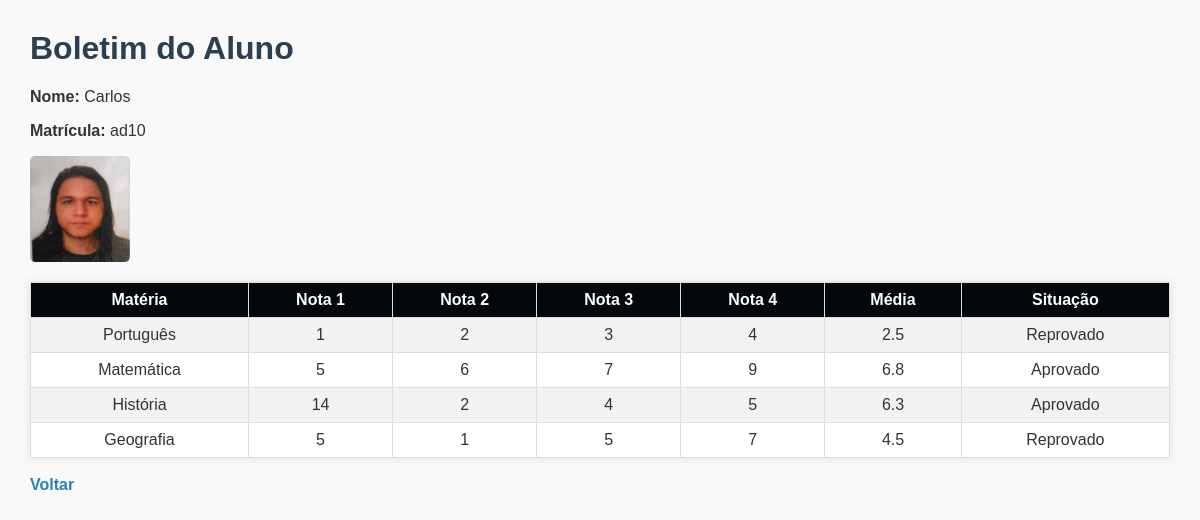
Page /buscar.php?matricula=ad10 (signed in) on the committed database.
### tables this page shows
CREATE TABLE `alunos` (
  `id` int(11) NOT NULL,
  `matricula` varchar(20) DEFAULT NULL,
  `nome` varchar(100) DEFAULT NULL,
  `foto` varchar(255) DEFAULT NULL,
  `port1` float DEFAULT NULL,
  `port2` float DEFAULT NULL,
  `port3` float DEFAULT NULL,
  `port4` float DEFAULT NULL,
  `mat1` float DEFAULT NULL,
  `mat2` float DEFAULT NULL,
  `mat3` float DEFAULT NULL,
  `mat4` float DEFAULT NULL,
  `hist1` float DEFAULT NULL,
  `hist2` float DEFAULT NULL,
  `hist3` float DEFAULT NULL,
  `hist4` float DEFAULT NULL,
  `geo1` float DEFAULT NULL,
  `geo2` float DEFAULT NULL,
  `geo3` float DEFAULT NULL,
  `geo4` float DEFAULT NULL
);

### buscar.php (the view, shortened to what this page needs)
<?php
include 'db.php';
$matricula = mysqli_real_escape_string($conn, $_GET['matricula']);
$sql = "SELECT * FROM alunos WHERE matricula = '$matricula'";
$result = mysqli_query($conn, $sql);
$aluno = mysqli_fetch_assoc($result);
$media_port = ($aluno['port1'] + $aluno['port2'] + $aluno['port3'] + $aluno['port4']) / 4;
$situacao_port = $media_port >= 6 ? "Aprovado" : "Reprovado";
$media_mat = ($aluno['mat1'] + $aluno['mat2'] + $aluno['mat3'] + $aluno['mat4']) / 4;
$situacao_mat = $media_mat >= 6 ? "Aprovado" : "Reprovado";
$media_hist = ($aluno['hist1'] + $aluno['hist2'] + $aluno['hist3'] + $aluno['hist4']) / 4;
$situacao_hist = $media_hist >= 6 ? "Aprovado" : "Reprovado";
$media_geo = ($aluno['geo1'] + $aluno['geo2'] + $aluno['geo3'] + $aluno['geo4']) / 4;
$situacao_geo = $media_geo >= 6 ? "Aprovado" : "Reprovado";
?>
<!DOCTYPE html>
<html lang="pt-br">
<head>
    <link rel="stylesheet" href="style.css">
</head>
<body>
    <h1>Boletim do Aluno</h1>
    <p><strong>Nome:</strong> <?php echo $aluno['nome']; ?></p>
    <p><strong>Matrícula:</strong> <?php echo $aluno['matricula']; ?></p>
    <?php if ($aluno['foto']) { ?>
        <p><img src="uploads/<?php echo $aluno['foto']; ?>" width="100"></p>
    <?php } ?>
    <table border="1" cellpadding="10">
        <tr>
            <th>Matéria</th>
            <th>Nota 1</th>
            <th>Nota 2</th>
            <th>Nota 3</th>
            <th>Nota 4</th>
            <th>Média</th>
            <th>Situação</th>
        </tr>
        <tr>
            <td>Português</td>
            <td><?php echo $aluno['port1']; ?></td>
            <td><?php echo $aluno['port2']; ?></td>
            <td><?php echo $aluno['port3']; ?></td>
            <td><?php echo $aluno['port4']; ?></td>
            <td><?php echo number_format($media_port, 1); ?></td>
            <td><?php echo $situacao_port; ?></td>
        </tr>
        <tr>
            <td>Matemática</td>
            <td><?php echo $aluno['mat1']; ?></td>
            <td><?php echo $aluno['mat2']; ?></td>
            <td><?php echo $aluno['mat3']; ?></td>
            <td><?php echo $aluno['mat4']; ?></td>
            <td><?php echo number_format($media_mat, 1); ?></td>
            <td><?php echo $situacao_mat; ?></td>
        </tr>
        <tr>
            <td>História</td>
            <td><?php echo $aluno['hist1']; ?></td>
            <td><?php echo $aluno['hist2']; ?></td>
            <td><?php echo $aluno['hist3']; ?></td>
            <td><?php echo $aluno['hist4']; ?></td>
            <td><?php echo number_format($media_hist, 1); ?></td>
            <td><?php echo $situacao_hist; ?></td>
        </tr>
        <tr>
            <td>Geografia</td>
            <td><?php echo $aluno['geo1']; ?></td>
            <td><?php echo $aluno['geo2']; ?></td>
            <td><?php echo $aluno['geo3']; ?></td>
            <td><?php echo $aluno['geo4']; ?></td>
            <td><?php echo number_format($media_geo, 1); ?></td>
            <td><?php echo $situacao_geo; ?></td>
        </tr>
    </table>
    <br>
    <a href="index.php">Voltar</a>
</body>
</html>

### style.css (style rules this page uses)
body { font-family: Arial, sans-serif; margin: 30px; background-color: #f9f9f9; color: #333; }
h1 { color: #2c3e50; }
a { text-decoration: none; color: #2980b9; font-weight: bold; }
table { border-collapse: collapse; width: 100%; background: #fff; box-shadow: 0 0 10px rgba(0,0,0,0.1); }
th, td { border: 1px solid #ddd; padding: 8px; text-align: center; }
th { background-color: #02080c; color: white; }
tr:nth-child(even) { background-color: #f2f2f2; }
img { border-radius: 5px; }

### rows in the picture
alunos: nome "Carlos", matricula "ad10", foto (picture), port1 "1", port2 "2", port3 "3", port4 "4", media_port "2.5", situacao_port "Reprovado", mat1 "5", mat2 "6", mat3 "7", mat4 "9", media_mat "6.8", situacao_mat "Aprovado", hist1 "14", hist2 "2", hist3 "4", hist4 "5", media_hist "6.3", situacao_hist "Aprovado", geo1 "5", geo2 "1", geo3 "5", geo4 "7", media_geo "4.5", situacao_geo "Reprovado"
